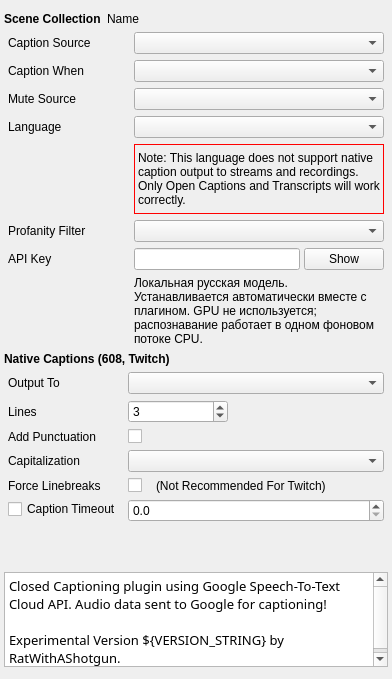
         <widget class="QWidget" name="tab">
          <attribute name="title">
           <string>General</string>
          </attribute>
          <layout class="QVBoxLayout" name="verticalLayoutTabGeneral">
           <property name="spacing">
            <number>6</number>
           </property>
           <property name="leftMargin">
            <number>4</number>
           </property>
           <property name="topMargin">
            <number>12</number>
           </property>
           <property name="rightMargin">
            <number>4</number>
           </property>
           <property name="bottomMargin">
            <number>12</number>
           </property>
           <item>
            <widget class="QFrame" name="generalSceneCollectionWidget">
             <property name="sizePolicy">
              <sizepolicy hsizetype="Preferred" vsizetype="Fixed">
               <horstretch>0</horstretch>
               <verstretch>0</verstretch>
              </sizepolicy>
             </property>
             <property name="frameShape">
              <enum>QFrame::NoFrame</enum>
             </property>
             <property name="frameShadow">
              <enum>QFrame::Plain</enum>
             </property>
             <property name="lineWidth">
              <number>0</number>
             </property>
             <layout class="QFormLayout" name="formLayout_2">
              <property name="labelAlignment">
               <set>Qt::AlignLeading|Qt::AlignLeft|Qt::AlignVCenter</set>
              </property>
              <property name="formAlignment">
               <set>Qt::AlignLeading|Qt::AlignLeft|Qt::AlignTop</set>
              </property>
              <property name="verticalSpacing">
               <number>0</number>
              </property>
              <property name="leftMargin">
               <number>0</number>
              </property>
              <property name="topMargin">
               <number>0</number>
              </property>
              <property name="rightMargin">
               <number>0</number>
              </property>
              <property name="bottomMargin">
               <number>0</number>
              </property>
              <item row="1" column="0">
               <widget class="QLabel" name="sceneCollectionNameLabel_GeneralLeft">
                <property name="font">
                 <font>
                  <bold>true</bold>
                 </font>
                </property>
                <property name="text">
                 <string>Scene Collection</string>
                </property>
               </widget>
              </item>
              <item row="1" column="1">
               <widget class="QLabel" name="sceneCollectionNameLabel_GeneralRight">
                <property name="text">
                 <string>Name</string>
                </property>
               </widget>
              </item>
             </layout>
            </widget>
           </item>
           <item>
            <widget class="QWidget" name="widget_2" native="true">
             <property name="sizePolicy">
              <sizepolicy hsizetype="Preferred" vsizetype="Fixed">
               <horstretch>0</horstretch>
               <verstretch>0</verstretch>
              </sizepolicy>
             </property>
             <layout class="QFormLayout" name="formLayout">
              <property name="sizeConstraint">
               <enum>QLayout::SetNoConstraint</enum>
              </property>
              <property name="labelAlignment">
               <set>Qt::AlignLeading|Qt::AlignLeft|Qt::AlignVCenter</set>
              </property>
              <property name="formAlignment">
               <set>Qt::AlignLeading|Qt::AlignLeft|Qt::AlignTop</set>
              </property>
              <property name="verticalSpacing">
               <number>6</number>
              </property>
              <property name="leftMargin">
               <number>4</number>
              </property>
              <property name="topMargin">
               <number>0</number>
              </property>
              <property name="rightMargin">
               <number>4</number>
              </property>
              <property name="bottomMargin">
               <number>0</number>
              </property>
              <item row="0" column="0">
               <widget class="QLabel" name="label">
                <property name="sizePolicy">
                 <sizepolicy hsizetype="Fixed" vsizetype="Preferred">
                  <horstretch>0</horstretch>
                  <verstretch>0</verstretch>
                 </sizepolicy>
                </property>
                <property name="text">
                 <string>Caption Source</string>
                </property>
               </widget>
              </item>
              <item row="0" column="1">
               <widget class="QComboBox" name="sourcesComboBox">
                <property name="sizePolicy">
                 <sizepolicy hsizetype="Preferred" vsizetype="Fixed">
                  <horstretch>0</horstretch>
                  <verstretch>0</verstretch>
                 </sizepolicy>
                </property>
                <property name="minimumSize">
                 <size>
                  <width>250</width>
                  <height>0</height>
                 </size>
                </property>
               </widget>
              </item>
              <item row="1" column="0">
               <widget class="QLabel" name="captionWhenLabel">
                <property name="text">
                 <string>Caption When</string>
                </property>
               </widget>
              </item>
              <item row="1" column="1">
               <widget class="QComboBox" name="captionWhenComboBox">
                <property name="sizePolicy">
                 <sizepolicy hsizetype="Preferred" vsizetype="Fixed">
                  <horstretch>0</horstretch>
                  <verstretch>0</verstretch>
                 </sizepolicy>
                </property>
                <property name="minimumSize">
                 <size>
                  <width>250</width>
                  <height>0</height>
                 </size>
                </property>
               </widget>
              </item>
              <item row="2" column="0">
               <widget class="QLabel" name="muteSourceLabel">
                <property name="text">
                 <string>Mute Source</string>
                </property>
               </widget>
              </item>
              <item row="2" column="1">
               <widget class="QComboBox" name="muteSourceComboBox">
                <property name="sizePolicy">
                 <sizepolicy hsizetype="Preferred" vsizetype="Fixed">
                  <horstretch>0</horstretch>
                  <verstretch>0</verstretch>
                 </sizepolicy>
                </property>
                <property name="minimumSize">
                 <size>
                  <width>250</width>
                  <height>0</height>
                 </size>
                </property>
               </widget>
              </item>
              <item row="3" column="0">
               <widget class="QLabel" name="label_6">
                <property name="minimumSize">
                 <size>
                  <width>120</width>
                  <height>0</height>
                 </size>
                </property>
                <property name="text">
                 <string>Language </string>
                </property>
               </widget>
              </item>
              <item row="3" column="1">
               <widget class="QComboBox" name="languageComboBox">
                <property name="sizePolicy">
                 <sizepolicy hsizetype="Preferred" vsizetype="Fixed">
                  <horstretch>0</horstretch>
                  <verstretch>0</verstretch>
                 </sizepolicy>
                </property>
                <property name="minimumSize">
                 <size>
                  <width>250</width>
                  <height>0</height>
                 </size>
                </property>
               </widget>
              </item>
              <item row="4" column="1">
               <widget class="QLabel" name="languageWarningLabel">
                <property name="minimumSize">
                 <size>
                  <width>242</width>
                  <height>70</height>
                 </size>
                </property>
                <property name="styleSheet">
                 <string notr="true">border: 1px solid red;</string>
                </property>
                <property name="text">
                 <string>Note: This language does not support native caption output to streams and recordings. Only Open Captions and Transcripts will work correctly.</string>
                </property>
                <property name="wordWrap">
                 <bool>true</bool>
                </property>
               </widget>
              </item>
              <item row="5" column="0">
               <widget class="QLabel" name="profanitFilterLabel">
                <property name="text">
                 <string>Profanity Filter</string>
                </property>
               </widget>
              </item>
              <item row="5" column="1">
               <widget class="QComboBox" name="profanityFilterComboBox">
                <property name="sizePolicy">
                 <sizepolicy hsizetype="Preferred" vsizetype="Fixed">
                  <horstretch>0</horstretch>
                  <verstretch>0</verstretch>
                 </sizepolicy>
                </property>
                <property name="minimumSize">
                 <size>
                  <width>250</width>
                  <height>0</height>
                 </size>
                </property>
               </widget>
              </item>
              <item row="6" column="0">
               <widget class="QLabel" name="apiKeyLabel">
                <property name="text">
                 <string>API Key</string>
                </property>
               </widget>
              </item>
              <item row="6" column="1">
               <widget class="QWidget" name="apiKeyWidget" native="true">
                <property name="minimumSize">
                 <size>
                  <width>250</width>
                  <height>0</height>
                 </size>
                </property>
                <layout class="QHBoxLayout" name="horizontalLayout_2">
                 <property name="spacing">
                  <number>4</number>
                 </property>
                 <property name="leftMargin">
                  <number>0</number>
                 </property>
                 <property name="topMargin">
                  <number>0</number>
                 </property>
                 <property name="rightMargin">
                  <number>0</number>
                 </property>
                 <property name="bottomMargin">
                  <number>0</number>
                 </property>
                 <item>
                  <widget class="QLineEdit" name="apiKeyLineEdit">
                   <property name="echoMode">
                    <enum>QLineEdit::Password</enum>
                   </property>
                  </widget>
                 </item>
                 <item>
                  <widget class="QPushButton" name="apiKeyShowPushButton">
                   <property name="text">
                    <string>Show</string>
                   </property>
                  </widget>
                 </item>
                </layout>
               </widget>
              </item>
              <item row="7" column="1">
               <widget class="QLabel" name="localModelStatusLabel">
                <property name="minimumSize">
                 <size>
                  <width>250</width>
                  <height>0</height>
                 </size>
                </property>
                <property name="text">
                 <string>Локальная русская модель. Устанавливается автоматически вместе с плагином. GPU не используется; распознавание работает в одном фоновом потоке CPU.</string>
                </property>
                <property name="wordWrap">
                 <bool>true</bool>
                </property>
               </widget>
              </item>
             </layout>
            </widget>
           </item>
           <item>
            <widget class="QLabel" name="label_5">
             <property name="sizePolicy">
              <sizepolicy hsizetype="Preferred" vsizetype="Fixed">
               <horstretch>0</horstretch>
               <verstretch>0</verstretch>
              </sizepolicy>
             </property>
             <property name="font">
              <font>
               <bold>true</bold>
              </font>
             </property>
             <property name="text">
              <string>Native Captions (608, Twitch)</string>
             </property>
            </widget>
           </item>
           <item>
            <widget class="QFrame" name="frame">
             <property name="sizePolicy">
              <sizepolicy hsizetype="Preferred" vsizetype="Fixed">
               <horstretch>0</horstretch>
               <verstretch>0</verstretch>
              </sizepolicy>
             </property>
             <property name="frameShape">
              <enum>QFrame::NoFrame</enum>
             </property>
             <property name="frameShadow">
              <enum>QFrame::Raised</enum>
             </property>
             <layout class="QFormLayout" name="formLayout_5">
              <property name="labelAlignment">
               <set>Qt::AlignLeading|Qt::AlignLeft|Qt::AlignVCenter</set>
              </property>
              <property name="formAlignment">
               <set>Qt::AlignLeading|Qt::AlignLeft|Qt::AlignTop</set>
              </property>
              <property name="leftMargin">
               <number>4</number>
              </property>
              <property name="topMargin">
               <number>0</number>
              </property>
              <property name="rightMargin">
               <number>4</number>
              </property>
              <property name="bottomMargin">
               <number>4</number>
              </property>
              <item row="0" column="0">
               <widget class="QLabel" name="nativeOutputToLabel">
                <property name="text">
                 <string>Output To</string>
                </property>
               </widget>
              </item>
              <item row="0" column="1">
               <widget class="QComboBox" name="outputTargetComboBox">
                <property name="sizePolicy">
                 <sizepolicy hsizetype="Preferred" vsizetype="Fixed">
                  <horstretch>0</horstretch>
                  <verstretch>0</verstretch>
                 </sizepolicy>
                </property>
                <property name="minimumSize">
                 <size>
                  <width>250</width>
                  <height>0</height>
                 </size>
                </property>
               </widget>
              </item>
              <item row="1" column="0">
               <widget class="QLabel" name="nativeLineCountLabel">
                <property name="text">
                 <string>Lines</string>
                </property>
               </widget>
              </item>
              <item row="1" column="1">
               <widget class="QSpinBox" name="lineCountSpinBox">
                <property name="sizePolicy">
                 <sizepolicy hsizetype="Fixed" vsizetype="Fixed">
                  <horstretch>0</horstretch>
                  <verstretch>0</verstretch>
                 </sizepolicy>
                </property>
                <property name="minimumSize">
                 <size>
                  <width>100</width>
                  <height>0</height>
                 </size>
                </property>
                <property name="minimum">
                 <number>1</number>
                </property>
                <property name="maximum">
                 <number>4</number>
                </property>
                <property name="value">
                 <number>3</number>
                </property>
               </widget>
              </item>
              <item row="4" column="0">
               <widget class="QLabel" name="nativeForceLinebreaksLabel">
                <property name="text">
                 <string>Force Linebreaks</string>
                </property>
               </widget>
              </item>
              <item row="4" column="1">
               <widget class="QWidget" name="widget_7" native="true">
                <layout class="QHBoxLayout" name="horizontalLayout_5">
                 <property name="spacing">
                  <number>14</number>
                 </property>
                 <property name="leftMargin">
                  <number>0</number>
                 </property>
                 <property name="topMargin">
                  <number>0</number>
                 </property>
                 <property name="rightMargin">
                  <number>0</number>
                 </property>
                 <property name="bottomMargin">
                  <number>0</number>
                 </property>
                 <item>
                  <widget class="QCheckBox" name="insertLinebreaksCheckBox">
                   <property name="text">
                    <string/>
                   </property>
                  </widget>
                 </item>
                 <item>
                  <widget class="QLabel" name="nativeLinebreaksNotRecommendendLabel">
                   <property name="text">
                    <string>(Not Recommended For Twitch)</string>
                   </property>
                  </widget>
                 </item>
                 <item>
                  <spacer name="horizontalSpacer_2">
                   <property name="orientation">
                    <enum>Qt::Horizontal</enum>
                   </property>
                   <property name="sizeHint" stdset="0">
                    <size>
                     <width>20</width>
                     <height>10</height>
                    </size>
                   </property>
                  </spacer>
                 </item>
                </layout>
               </widget>
              </item>
              <item row="5" column="0">
               <widget class="QCheckBox" name="captionTimeoutEnabledCheckBox">
                <property name="text">
                 <string>Caption Timeout</string>
                </property>
               </widget>
              </item>
              <item row="5" column="1">
               <widget class="QDoubleSpinBox" name="captionTimeoutDoubleSpinBox">
                <property name="minimumSize">
                 <size>
                  <width>150</width>
                  <height>0</height>
                 </size>
                </property>
                <property name="decimals">
                 <number>1</number>
                </property>
               </widget>
              </item>
              <item row="2" column="0">
               <widget class="QLabel" name="label_22">
                <property name="text">
                 <string>Add Punctuation </string>
                </property>
               </widget>
              </item>
              <item row="2" column="1">
               <widget class="QCheckBox" name="addPunctuationCheckBox">
                <property name="text">
                 <string/>
                </property>
               </widget>
              </item>
              <item row="3" column="0">
               <widget class="QLabel" name="label_15">
                <property name="text">
                 <string>Capitalization</string>
                </property>
               </widget>
              </item>
              <item row="3" column="1">
               <widget class="QComboBox" name="capitalizationComboBox">
                <property name="sizePolicy">
                 <sizepolicy hsizetype="Preferred" vsizetype="Fixed">
                  <horstretch>0</horstretch>
                  <verstretch>0</verstretch>
                 </sizepolicy>
                </property>
                <property name="minimumSize">
                 <size>
                  <width>250</width>
                  <height>0</height>
                 </size>
                </property>
               </widget>
              </item>
             </layout>
            </widget>
           </item>
           <item>
            <spacer name="verticalSpacer">
             <property name="orientation">
              <enum>Qt::Vertical</enum>
             </property>
             <property name="sizeHint" stdset="0">
              <size>
               <width>20</width>
               <height>40</height>
              </size>
             </property>
            </spacer>
           </item>
           <item>
            <widget class="QTextBrowser" name="bottomTextBrowser">
             <property name="sizePolicy">
              <sizepolicy hsizetype="Expanding" vsizetype="Fixed">
               <horstretch>0</horstretch>
               <verstretch>0</verstretch>
              </sizepolicy>
             </property>
             <property name="maximumSize">
              <size>
               <width>16777215</width>
               <height>95</height>
              </size>
             </property>
             <property name="font">
              <font>
               <family>.SF NS</family>
               <pointsize>11</pointsize>
              </font>
             </property>
             <property name="html">
              <string>&lt;!DOCTYPE HTML PUBLIC &quot;-//W3C//DTD HTML 4.0//EN&quot; &quot;http://www.w3.org/TR/REC-html40/strict.dtd&quot;&gt;
&lt;html&gt;&lt;head&gt;&lt;meta name=&quot;qrichtext&quot; content=&quot;1&quot; /&gt;&lt;meta charset=&quot;utf-8&quot; /&gt;&lt;style type=&quot;text/css&quot;&gt;
p, li { white-space: pre-wrap; }
hr { height: 1px; border-width: 0; }
li.unchecked::marker { content: &quot;\2610&quot;; }
li.checked::marker { content: &quot;\2612&quot;; }
&lt;/style&gt;&lt;/head&gt;&lt;body style=&quot; font-family:'.SF NS'; font-size:11pt; font-weight:400; font-style:normal;&quot;&gt;
&lt;p style=&quot; margin-top:0px; margin-bottom:0px; margin-left:0px; margin-right:0px; -qt-block-indent:0; text-indent:0px;&quot;&gt;&lt;span style=&quot; font-family:'.SF NS Text'; font-size:10pt;&quot;&gt;Closed Captioning plugin using Google Speech-To-Text Cloud API. Audio data sent to Google for captioning!&lt;/span&gt;&lt;/p&gt;
&lt;p style=&quot;-qt-paragraph-type:empty; margin-top:0px; margin-bottom:0px; margin-left:0px; margin-right:0px; -qt-block-indent:0; text-indent:0px; font-family:'.SF NS Text'; font-size:10pt;&quot;&gt;&lt;br /&gt;&lt;/p&gt;
&lt;p style=&quot; margin-top:0px; margin-bottom:0px; margin-left:0px; margin-right:0px; -qt-block-indent:0; text-indent:0px;&quot;&gt;&lt;span style=&quot; font-family:'.SF NS Text'; font-size:10pt;&quot;&gt;Experimental Version ${VERSION_STRING} by RatWithAShotgun.&lt;/span&gt;&lt;/p&gt;&lt;/body&gt;&lt;/html&gt;</string>
             </property>
            </widget>
           </item>
          </layout>
         </widget>
